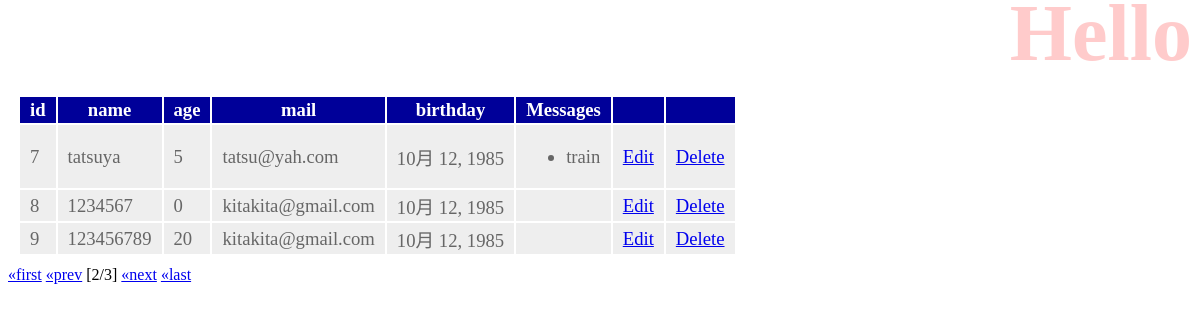
Screenshot of /hello/2 with the database file from the repository.
### hello/models.py (models this page shows, shortened)
class Friend(models.Model):
    name = models.CharField(max_length=10, validators=[MinLengthValidator(1), number_only],)
    mail = models.EmailField(max_length=200)
    gender = models.BooleanField()
    age = models.IntegerField(default=0, validators=[MinValueValidator(0), MaxValueValidator(150)])
    birthday = models.DateField()

class Message(models.Model):
    friend = models.ForeignKey(Friend, on_delete=models.CASCADE)
    title = models.CharField(max_length=100)
    content = models.CharField(max_length=300)
    pub_date = models.DateTimeField(auto_now_add=True)
    class Meta:
        ordering = ('pub_date',)

### hello/views.py (the view)
# urls.py: path('', views.index, name='index'),
def index(request, num=1):
    data = Friend.objects.all()
    page = Paginator(data, 3)
    params = {
        'title': 'Hello',
        'message': '',
        'data': page.get_page(num),
    }
    return render(request, 'hello/index.html', params)

### hello/templates/hello/index.html (shortened to what this page needs)
{% load static %}
<!DOCTYPE html>
<html lang="ja">
<head>
    <link rel="stylesheet" type="text/css" href="{% static 'hello/css/style.css' %}" />
</head>
<body>
    <h1>{{title}}</h1>
    <table>
        <tr>
            <th>id</th>
            <th>name</th>
            <th>age</th>
            <th>mail</th>
            <th>birthday</th>
            <th>Messages</th>
            <th></th>
            <th></th>
        </tr>
    {% for item in data %}
        <tr>
            <td>{{item.id}}</td>
            <td>{{item.name}}</td>
            <td>{{item.age}}</td>
            <td>{{item.mail}}</td>
            <td>{{item.birthday}}</td>
            <td><ul>
                {% for ob in item.message_set.all %}
                    <li>{{ob.title}}</li>
                {% endfor %}
            </ul></td>
            <td><a href="{% url 'edit' item.id %}">Edit</a></td>
            <td><a href="{% url 'delete' item.id %}">Delete</a></td>
        </tr>
    {% endfor %}
    </table>
    <div class="pagination">
        {% if data.has_previous %}
            <a href="{% url 'index' %}">&laquo;first</a>
            <a href="{% url 'index' %}{{ data.previous_page_number }}">&laquo;prev</a>
        {% endif %}
        <span class="current">
            [{{data.number}}/{{data.paginator.num_pages}}]
        </span>
        {% if data.has_next %}
            <a href="{% url 'index' %}{{ data.next_page_number }}">&laquo;next</a>
            <a href="{% url 'index' %}{{ data.paginator.num_pages }}">&laquo;last</a>
        {% endif %}
    </div>
</body>
</html>

### hello/static/hello/css/style.css (style rules this page uses)
h1 { color:red; opacity:0.2; font-size:60pt; margin-top:-20px; margin-bottom:0px; text-align:right; }
table { margin:10px; font-size:14pt; }
table tr th { background-color:#009; color:white; padding:2px 10px; border-size:2px; }
table tr td { background-color:#eee; color:#666; padding:2px 10px; border-size:2px; }

### rows the page displays
Friend: id "7", name "tatsuya", age "5", mail "tatsu@yah.com", birthday "10月 12, 1985"
Message: title "train"
Friend: id "8", name "1234567", age "0", mail "kitakita@gmail.com", birthday "10月 12, 1985"
Friend: id "9", name "123456789", age "20", mail "kitakita@gmail.com", birthday "10月 12, 1985"

### other values shown
{{ data.number }} "2"
{{ data.paginator.num_pages }} "3"
